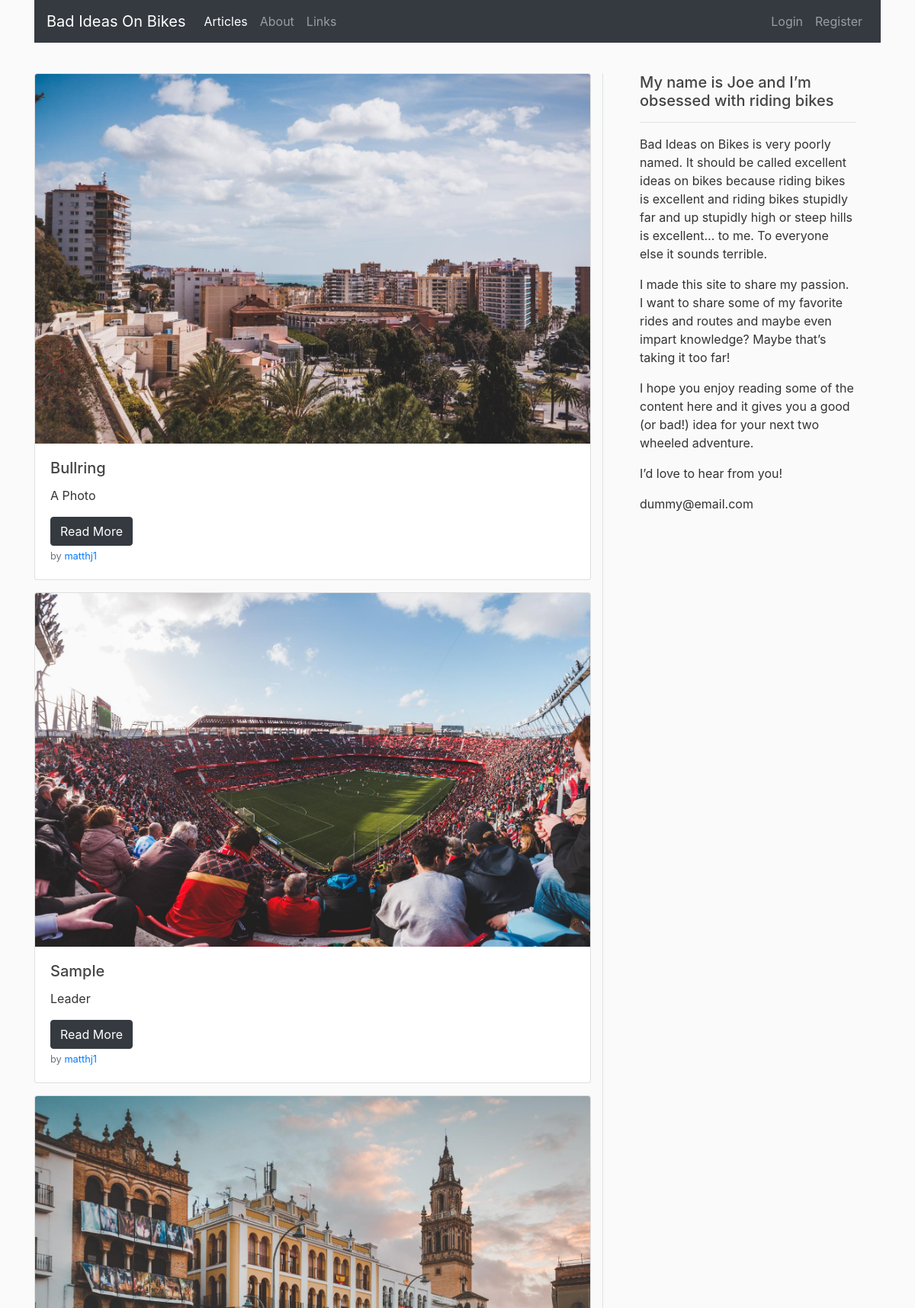
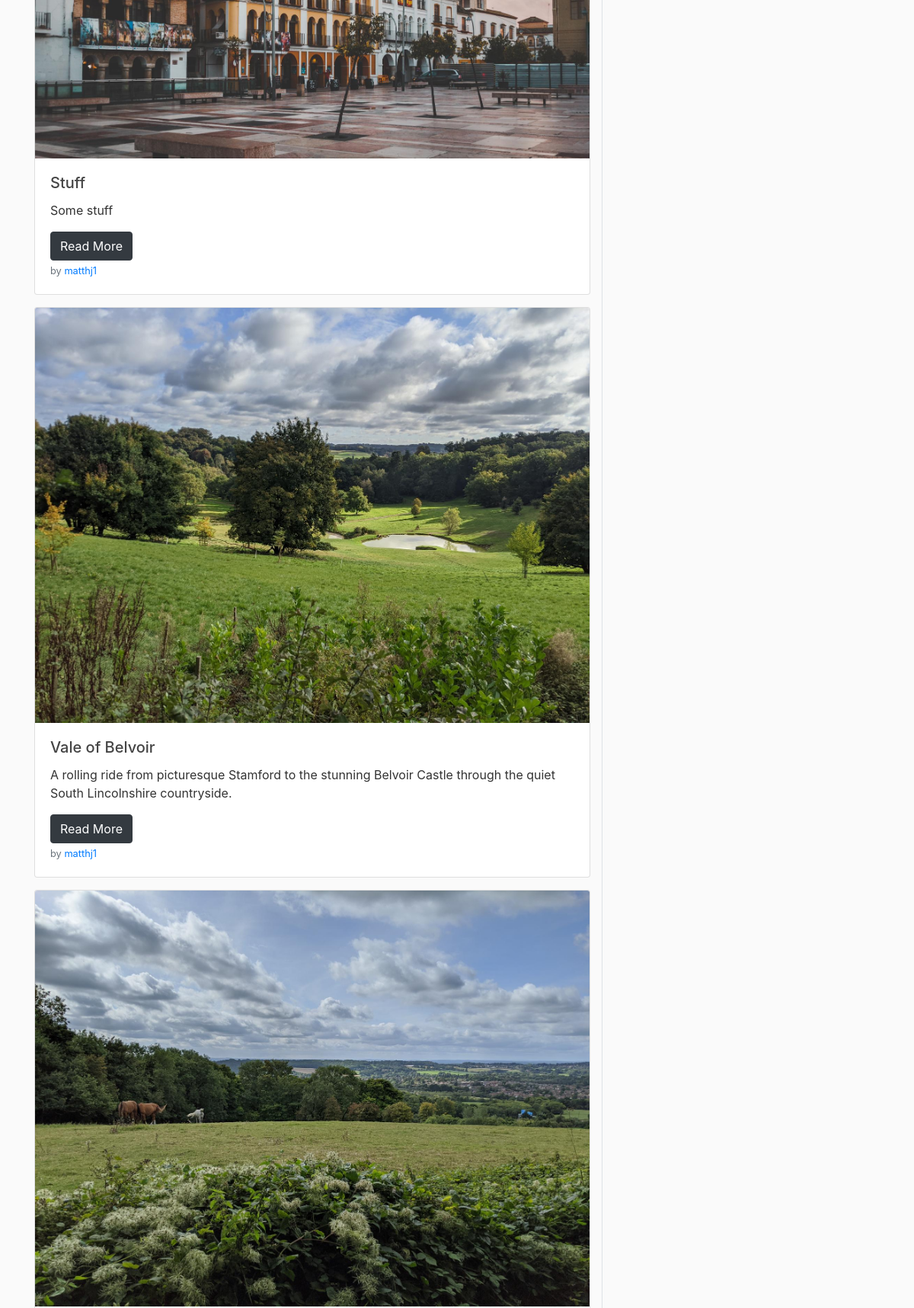
The page /home (upper part) on the database its author committed (2 pictures, top to bottom).
### flaskbiob/models.py (models this page shows, shortened)
class Posts(db.Model):
    id = db.Column(db.Integer, primary_key=True)
    title = db.Column(db.String(100), nullable=False)
    date = db.Column(db.DateTime, nullable=False, default=datetime.utcnow)
    leader = db.Column(db.Text, nullable=False)
    content = db.Column(db.Text, nullable=False)
    post_image = db.Column(db.String(100), nullable=False, default="default_post.jpg")
    user = db.Column(db.Integer, db.ForeignKey("users.id"), nullable=False)

class Users(db.Model, UserMixin):
    id = db.Column(db.Integer, primary_key=True)
    username = db.Column(db.String(20), unique=True, nullable=False)
    email = db.Column(db.String(100), unique=True, nullable=False)
    image_file = db.Column(db.String(20), nullable=False, default="default.png")
    password = db.Column(db.String(60), nullable=False)
    posts = db.relationship("Posts", backref="author", lazy=True)

### flaskbiob/main/routes.py (the view)
@main.route("/")
@main.route("/home")
def homePage():
    page = request.args.get("page", 1, type=int)
    posts = Posts.query.order_by(Posts.date.desc()).paginate(page=page, per_page=5)
    return render_template("Home.html", posts=posts)

### flaskbiob/templates/Home.html (shortened to what this page needs)
{% extends "BASE.html" %}
    {% block content %}
    <div class="row py-3">
        <div class="col" id="main">
            {% for post in posts.items %}
            <div class="card mb-3">
              <img src="{{ url_for('static', filename='post_pics/' + post.post_image) }}" class="card-img-top" alt="...">
              <div class="card-body">
                <h5 class="card-title">{{ post.title }}</h5>
                <p class="card-text">{{ post.leader }}</p>
                  <a href="{{ url_for('posts.postPage', post_id = post.id) }}" class="btn btn-dark">Read More</a>
                  <p class="card-text"><small class="text-muted">by <a href="{{ url_for('users.userpostPage', username=post.author.username) }}">{{ post.author.username }}</a></small></p>
              </div>
            </div>
            {% endfor %}
        </div>
        <div class="col-4 order-2 px-5 border-left d-none d-lg-block pb-3" id="sticky-sidebar">
            <div class="sticky-top">
                <h5>My name is Joe and I’m obsessed with riding bikes</h5>
                <hr>
                <p>Bad Ideas on Bikes is very poorly named. It should be called excellent ideas on bikes because riding bikes is excellent and riding bikes stupidly far and up stupidly high or steep hills is excellent… to me. To everyone else it sounds terrible.</p>
                <p>I made this site to share my passion. I want to share some of my favorite rides and routes and maybe even impart knowledge? Maybe that’s taking it too far!</p>
                <p>I hope you enjoy reading some of the content here and it gives you a good (or bad!) idea for your next two wheeled adventure.</p>
                <p>I’d love to hear from you!</p>
                <p>dummy@email.com</p>
            </div>
        </div>
    </div>
    {% endblock content %}

### flaskbiob/static/main.css (style rules this page uses)
body { background: #fafafa; color: #333333; }
h1, h2, h3, h4, h5, h6 { color: #444444; }

### rows shown on the page
Posts: post_image (picture), title "Bullring", leader "A Photo", author.username "matthj1"
Posts: post_image (picture), title "Sample", leader "Leader", author.username "matthj1"
Posts: post_image (picture), title "Stuff", leader "Some stuff", author.username "matthj1"
Posts: post_image (picture), title "Vale of Belvoir", leader "A rolling ride from picturesque Stamford to the stunning Belvoir Castle through the quiet South Lincolnshire countryside.", author.username "matthj1"
Posts: post_image (picture)
